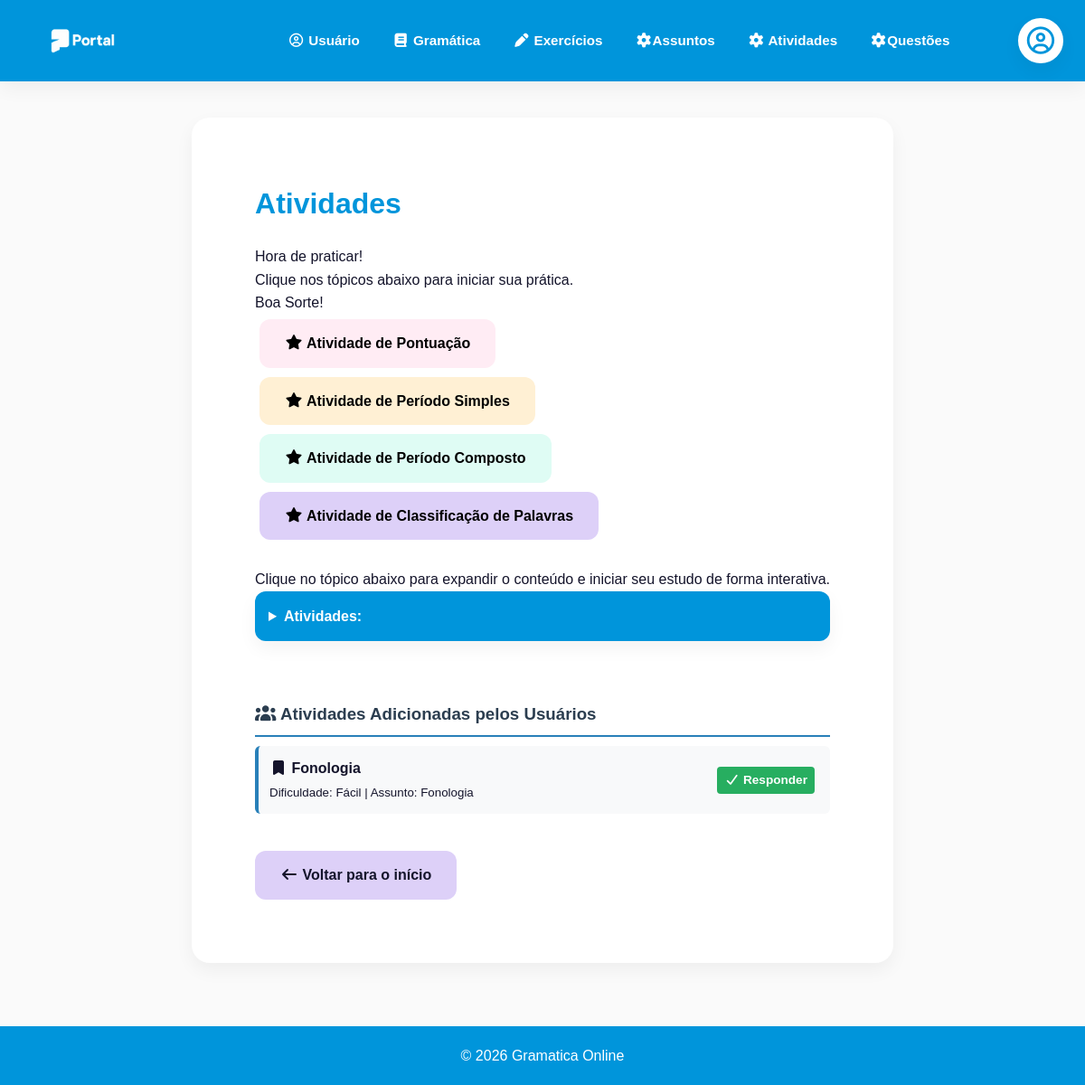
/atividades, run on the app's committed database.
### models.py (models this page shows)
class Atividade(db.Model):
    __tablename__ = "atividade"
    id = db.Column(db.Integer, primary_key=True)
    nome = db.Column(db.String(150), nullable=True)
    dificuldade = db.Column(db.String(50), nullable=True)
    assunto_id = db.Column(db.Integer, db.ForeignKey("assunto.id"), nullable=True)
    assunto = db.relationship("Assunto", back_populates="atividades")
    questoes = db.relationship("Questao", back_populates="atividade", lazy=True, cascade="all, delete-orphan")

class Assunto(db.Model):
    __tablename__ = "assunto"
    id = db.Column(db.Integer, primary_key=True)
    nome = db.Column(db.String(100), nullable=False)
    conteudo = db.Column(db.Text, nullable=True)
    imagem = db.Column(db.String(255), nullable=True)
    arquivo_pdf = db.Column(db.String(255), nullable=True)
    atividades = db.relationship("Atividade", back_populates="assunto", lazy=True)

### app.py (the view)
@app.route("/atividades")
def atividades():
    try:
        atividades = Atividade.query.all()
        return render_template("atividades.html", atividades=atividades)
    except Exception as e:
        print("ERRO ATIVIDADES:", str(e))
        flash("Erro ao carregar atividades.")
        return render_template("atividades.html", atividades=[])

### templates/atividades.html (shortened to what this page needs)
{% extends "base.html" %}
{% block conteudo %}
        <section id="gramatica" class="section">
            <h2>Atividades</h2>
            <p>Hora de praticar!<br>Clique nos tópicos abaixo para iniciar sua prática.<br>Boa Sorte!</p>
            <div class="topicos-principais">
                <p><a href="{{ url_for('att_pontuacao') }}" class="btn btn-detalhe bnt-pontuacao"><i class="fa-solid fa-star"></i> Atividade de Pontuação</a></p>
                <p><a href="{{ url_for('att_periodo_simples') }}" class="btn btn-detalhe bnt-periodo_simples"><i class="fa-solid fa-star"></i> Atividade de Período Simples</a></p>
                <p><a href="{{ url_for('att_periodo_composto') }}" class="btn btn-detalhe bnt-periodo_composto"><i class="fa-solid fa-star"></i> Atividade de Período Composto</a></p>
                <p><a href="{{ url_for('att_classificacao_de_palavras') }}" class="btn btn-detalhe bnt-classificacao_de_palavras"><i class="fa-solid fa-star"></i> Atividade de Classificação de Palavras</a></p>
            </div>
            <br>
            <p>Clique no tópico abaixo para expandir o conteúdo e iniciar seu estudo de forma interativa.</p>
            <div class="topicos-gramatica">
                <details>
                    <summary>Atividades:</summary>
                </details>
            </div>
            <br><br>
            <h3 style="color: #2c3e50; border-bottom: 2px solid #2980b9; padding-bottom: 8px;">
                <i class="fa-solid fa-users"></i> Atividades Adicionadas pelos Usuários
            </h3>
            <div class="topicos-principais">
                {% if atividades %}
                    {% for atividade in atividades %}
                    <div style="margin-bottom: 15px; padding: 12px; background: #f8f9fa; border-radius: 6px; border-left: 4px solid #2980b9;">
                        <p style="margin: 0; display: flex; align-items: center; justify-content: space-between; flex-wrap: wrap; gap: 8px;">
                            <span>
                                <i class="fa-solid fa-bookmark"></i>
                                <strong>{{ atividade.nome or 'Atividade sem nome' }}</strong><br>
                                <small>Dificuldade: {{ atividade.dificuldade }} | Assunto: {{ atividade.assunto.nome }}</small>
                            </span>
                            <span>
                                <a href="{{ url_for('responder_atividade', id=atividade.id) }}" class="btn btn-detalhe" style="padding: 4px 8px; font-size: 0.85em; background: #27ae60; color: white; text-decoration: none; border-radius: 4px; margin-right: 5px;">
                                    <i class="fa-solid fa-check"></i> Responder
                                </a>
                            </span>
                        </p>
                    </div>
                    {% endfor %}
                {% else %}
                    <p style="text-align: center; color: #6c757d; padding: 15px; background: #f8f9fa; border-radius: 6px;">
                        <i class="fa-solid fa-info-circle"></i> Nenhuma atividade adicionada ainda.<br>
                        Clique em <strong>"Adicionar Atividade"</strong> no menu acima para criar novas atividades!
                    </p>
                {% endif %}
            </div>
            <br>
            <a href="{{ url_for('usuario') }}" class="btn btn-gramatica"><i class="fa-solid fa-arrow-left"></i> Voltar para o início</a>
        </section>
{% endblock %}

### static/css/style.css (style rules this page uses)
:root { --primary-blue: #0095DB; --secondary-blue: #D5F7FF; --primary-pink: #FFAFCC; --secondary-pink: #FFECF4; --mint-green: #DFFCF4; --success-green: #00966D; --soft-purple: #DDD0F8; --soft-yellow: #FFF0D4; --bg-light: #FAFAFA; --gray-light: #EDEDED; --gray-medium: #D6D8E7; --text-dark: #14142B; --shadow-soft: 0 8px 20px rgba(0, 0, 0, 0.05); }
* { margin: 0; padding: 0; box-sizing: border-box; }
body { font-family: 'Poppins', 'Nunito', sans-serif; background-color: var(--bg-light); color: var(--text-dark); line-height: 1.6; min-height: 100vh; display: flex; flex-direction: column; }
.section { background: white; border-radius: 20px; padding: 70px; margin-bottom: 30px; box-shadow: var(--shadow-soft); transition: 0.3s; }
h2 { color: var(--primary-blue); margin-bottom: 20px; font-size: 2rem; }
h3 { color: var(--soft-purple); margin-bottom: 10px; }
.btn { display: inline-block; background-color: var(--primary-blue); color: white; padding: 14px 28px; border-radius: 12px; text-decoration: none; font-weight: bold; border: none; cursor: pointer; transition: 0.3s; }
.btn-gramatica { background-color: var(--soft-purple); color: var(--text-dark); }
details { background: white; border-radius: 12px; margin-bottom: 15px; box-shadow: var(--shadow-soft); overflow: hidden; }
summary { padding: 15px; font-weight: 600; cursor: pointer; background: var(--primary-blue); color: white; }
.bnt-pontuacao { background-color: var(--secondary-pink); color: #000; margin: 5px; }
.bnt-periodo_simples { background-color: var(--soft-yellow); color: #000; margin: 5px; }
.bnt-periodo_composto { background-color: var(--mint-green); color: #000; margin: 5px; }
.bnt-classificacao_de_palavras { background-color: var(--soft-purple); color: #000; margin: 5px; }

### data on the page
Atividade: nome "Fonologia", dificuldade "Fácil", assunto.nome "Fonologia"
